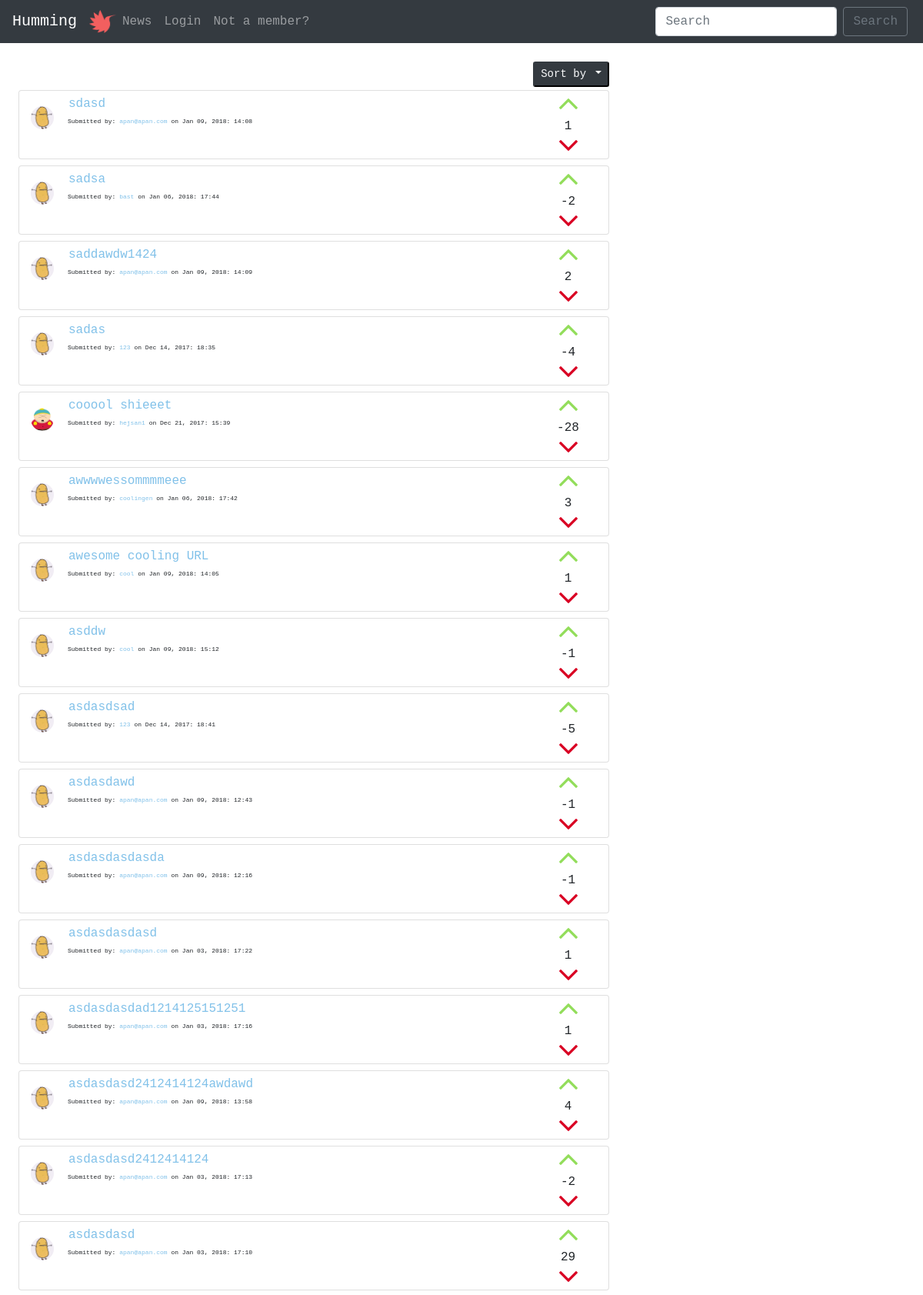
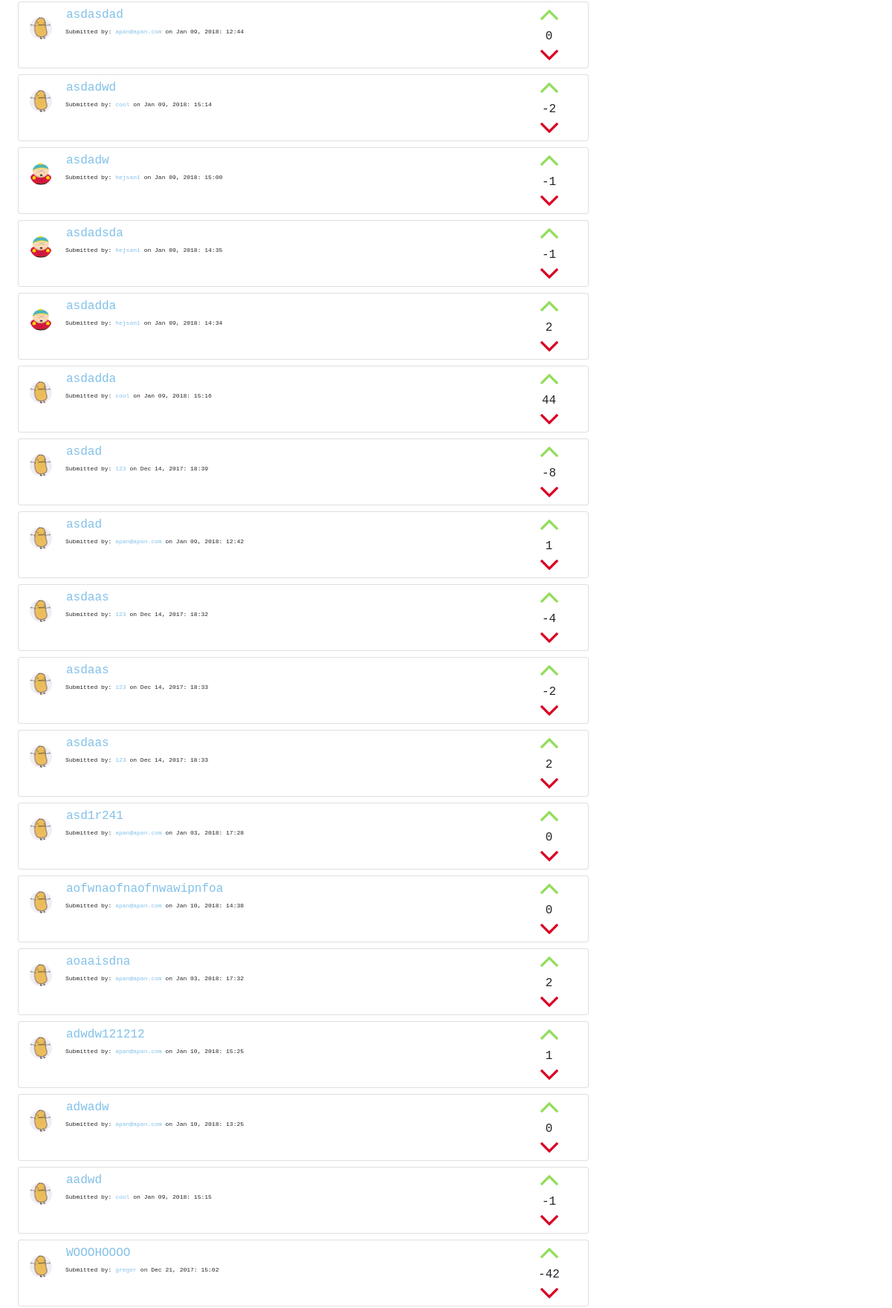
Page /php/sort/alphabetic.php (upper part) on the committed database (2 pictures, top to bottom).
### tables this page shows
CREATE TABLE "posts" (
	`title`	TEXT NOT NULL,
	`description`	TEXT NOT NULL,
	`url`	TEXT,
	`postID`	INTEGER NOT NULL PRIMARY KEY AUTOINCREMENT UNIQUE,
	`postdate`	INTEGER,
	`userID`	INTEGER,
	`voteDir`	INTEGER
);

CREATE TABLE "users" (
	`userID`	INTEGER PRIMARY KEY AUTOINCREMENT,
	`username`	VARCHAR NOT NULL UNIQUE,
	`email`	VARCHAR NOT NULL UNIQUE,
	`password`	VARCHAR NOT NULL,
	`bio`	VARCHAR,
	`picture`	VARCHAR
);

### php/functions.php (called while the page is built, shortened)
<?php
function postsAlphabetic($pdo) {
  $alphabetic =  "SELECT * FROM posts
                  LEFT JOIN users
                  ON posts.userID=users.userID
                  ORDER BY title DESC";
  $statement = $pdo->prepare($alphabetic);
  $statement->execute();
  $resultAlphabetic = $statement->fetchAll(PDO::FETCH_ASSOC);
  return $resultAlphabetic;
}
function voteSum($pdo, $postID) {
  $voteSum =  "SELECT sum(voteDir)
               AS score
               FROM votes
               WHERE postID= :postID";
  $statement = $pdo->prepare($voteSum);
  $statement->bindParam(':postID', $postID, PDO::PARAM_INT);
  $statement->execute();
  $resultvoteSum = $statement->fetch(PDO::FETCH_ASSOC);
  return $resultvoteSum;
}

### php/sort/alphabetic.php (the view, shortened to what this page needs)
<?php require __DIR__.'/../../viewings/header.php'; ?>
<div class="m-4">
  <div class="col-sm-8 p-0">
    <div class="dropdown float-right mb-1 dropdownSize">
      <button class="btn-sm btn-dark text-light dropdown-toggle" type="button" id="dropdownMenu2" data-toggle="dropdown" aria-haspopup="true" aria-expanded="false">
        Sort by
      </button>
    </div>
  </div>
  <?php $alphabetics = postsAlphabetic($pdo) ?>
  <?php foreach($alphabetics as $alphabetic => $value):?>
    <div class="card col-sm-8 mt-2">
      <div class="card-body pl-0 pt-1 pb-1">
        <div class="float-right voteFlex">
          <button class="cursorPointer btn btn-link p-0 upvote mb-1" type="button" name="upvotes" data-dir="1" value="<?php echo $value['postID'] ?>">
            <img class="upvotes" src="/../../images/upvote.png" alt="">
          </button>
          <?php $voteSum = voteSum($pdo, $value['postID'])?>
          <p class="voteSums m-0 p-0 text-center" name="voteSums">
          <?php if ($voteSum['score'] == null): ?>
          <?php echo "0"?>
          <?php else: echo $voteSum['score'] ?>
          <?php endif; ?>
          </p>
          <button class="cursorPointer btn btn-link p-0 m-0 downvote" type="button" name="downvotes" data-dir="-1" value="<?php echo $value['postID'] ?>">
            <img class="downvotes" src="/../../images/downvote.png" alt="">
          </button>
        </div>
          <a href="../php/allProfiles.php?id=<?php echo $value['userID']?>">
          <img class="float-left profilePicSubs mt-3 mr-3 " src=" <?php if(isset($value['picture'])): ?>
          <?php echo "../../profileImages/".$value['picture']; ?>
          <?php else: echo "../../profileImages/potato.jpg"; ?>
          <?php endif; ?>" alt="">
          </a>
        <blockquote class="blockquote mb-0 ml-4 pl-4 ">
          <form action="/commentsform.php" method="GET">
            <button class="btn btn-link m-0 p-0 pb-1 " type="submit" name="id" value="<?php echo $value['postID'] ?>">
              <a class="anchor-color" href="/commentsform.php"><p class="m-0"><?php echo $value['title'];?></p></a>
            </button>
          </form>
          <p class="mb-0 smallfont">
            Submitted by: <a class="anchor-color" href="/php/allProfiles.php?id=<?php echo $value['userID']?>"><?php echo $value['username']?></a> on <?php echo $value['postdate'] ?>
          </p>
        </blockquote>
      </div>
    </div>
  <?php endforeach; ?>
    <?php if (!isset($_SESSION['users'])): ?>
      <label>Want to comment or post a submit?</label><br>
    <?php endif; ?>
  </div>
<?php require __DIR__.'/../../viewings/footer.php'; ?>

### style/main.css (style rules this page uses)
* { font-family: monospace; }
.smallfont { font-size: 8px; }
.profilePicSubs { border-radius: 100px; height: 30px; width: 30px; }
.upvote { height: 40px; width: 35px; }
.downvote { height: 40px; width: 35px; }
.cursorPointer { cursor: pointer; }
.anchor-color { color: #81c1e9; }
.voteFlex { height: 80px; display: flex; flex-flow: column nowrap; justify-content: space-between; align-items: center; }
.voteSums { font-size: 16px; display: block; }

### rows in the picture
posts: $value['postID'] 49 (drawn), score "1", title "sdasd", userID.username "apan@apan.com", postdate "Jan 09, 2018: 14:08"
posts: $value['postID'] 41 (drawn), score "-2", title "sadsa", userID.username "bast", postdate "Jan 06, 2018: 17:44"
posts: $value['postID'] 50 (drawn), score "2", title "saddawdw1424", userID.username "apan@apan.com", postdate "Jan 09, 2018: 14:09"
posts: $value['postID'] 4 (drawn), score "-4", title "sadas", userID.username "123", postdate "Dec 14, 2017: 18:35"
posts: $value['postID'] 13 (drawn), score "-28", userID.picture (picture), title "cooool shieeet", userID.username "hejsan1", postdate "Dec 21, 2017: 15:39"
posts: $value['postID'] 39 (drawn), score "3", title "awwwwessommmmeee", userID.username "coolingen", postdate "Jan 06, 2018: 17:42"
posts: $value['postID'] 48 (drawn), score "1", title "awesome cooling URL", userID.username "cool", postdate "Jan 09, 2018: 14:05"
posts: $value['postID'] 57 (drawn), score "-1", title "asddw", userID.username "cool", postdate "Jan 09, 2018: 15:12"
posts: $value['postID'] 6 (drawn), score "-5", title "asdasdsad", userID.username "123", postdate "Dec 14, 2017: 18:41"
posts: $value['postID'] 45 (drawn), score "-1", title "asdasdawd", userID.username "apan@apan.com", postdate "Jan 09, 2018: 12:43"
posts: $value['postID'] 43 (drawn), score "-1", title "asdasdasdasda", userID.username "apan@apan.com", postdate "Jan 09, 2018: 12:16"
posts: $value['postID'] 34 (drawn), score "1", title "asdasdasdasd", userID.username "apan@apan.com", postdate "Jan 03, 2018: 17:22"
posts: $value['postID'] 32 (drawn), score "1", title "asdasdasdad1214125151251", userID.username "apan@apan.com", postdate "Jan 03, 2018: 17:16"
posts: $value['postID'] 47 (drawn), score "4", title "asdasdasd2412414124awdawd", userID.username "apan@apan.com", postdate "Jan 09, 2018: 13:58"
posts: $value['postID'] 31 (drawn), score "-2", title "asdasdasd2412414124", userID.username "apan@apan.com", postdate "Jan 03, 2018: 17:13"
posts: $value['postID'] 30 (drawn), score "29", title "asdasdasd", userID.username "apan@apan.com", postdate "Jan 03, 2018: 17:10"
posts: $value['postID'] 46 (drawn), score "0", title "asdasdad", userID.username "apan@apan.com", postdate "Jan 09, 2018: 12:44"
posts: $value['postID'] 58 (drawn), score "-2", title "asdadwd", userID.username "cool", postdate "Jan 09, 2018: 15:14"
posts: $value['postID'] 55 (drawn), score "-1", userID.picture (picture), title "asdadw", userID.username "hejsan1", postdate "Jan 09, 2018: 15:00"
posts: $value['postID'] 52 (drawn), score "-1", userID.picture (picture), title "asdadsda", userID.username "hejsan1", postdate "Jan 09, 2018: 14:35"
posts: $value['postID'] 51 (drawn), score "2", userID.picture (picture), title "asdadda", userID.username "hejsan1", postdate "Jan 09, 2018: 14:34"
posts: $value['postID'] 60 (drawn), score "44", title "asdadda", userID.username "cool", postdate "Jan 09, 2018: 15:16"
posts: $value['postID'] 5 (drawn), score "-8", title "asdad", userID.username "123", postdate "Dec 14, 2017: 18:39"
posts: $value['postID'] 44 (drawn), score "1", title "asdad", userID.username "apan@apan.com", postdate "Jan 09, 2018: 12:42"
posts: $value['postID'] 1 (drawn), score "-4", title "asdaas", userID.username "123", postdate "Dec 14, 2017: 18:32"
posts: $value['postID'] 2 (drawn), score "-2", title "asdaas", userID.username "123", postdate "Dec 14, 2017: 18:33"
posts: $value['postID'] 3 (drawn), score "2", title "asdaas", userID.username "123", postdate "Dec 14, 2017: 18:33"
posts: $value['postID'] 36 (drawn), score "0", title "asd1r241", userID.username "apan@apan.com", postdate "Jan 03, 2018: 17:28"
posts: $value['postID'] 65 (drawn), score "0", title "aofwnaofnaofnwawipnfoa", userID.username "apan@apan.com", postdate "Jan 10, 2018: 14:38"
posts: $value['postID'] 37 (drawn), score "2", title "aoaaisdna", userID.username "apan@apan.com", postdate "Jan 03, 2018: 17:32"
posts: $value['postID'] 66 (drawn), score "1", title "adwdw121212", userID.username "apan@apan.com", postdate "Jan 10, 2018: 15:25"
posts: $value['postID'] 64 (drawn), score "0", title "adwadw", userID.username "apan@apan.com", postdate "Jan 10, 2018: 13:25"
posts: $value['postID'] 59 (drawn), score "-1", title "aadwd", userID.username "cool", postdate "Jan 09, 2018: 15:15"
posts: $value['postID'] 12 (drawn), score "-42", title "WOOOHOOOO", userID.username "greger", postdate "Dec 21, 2017: 15:02"
